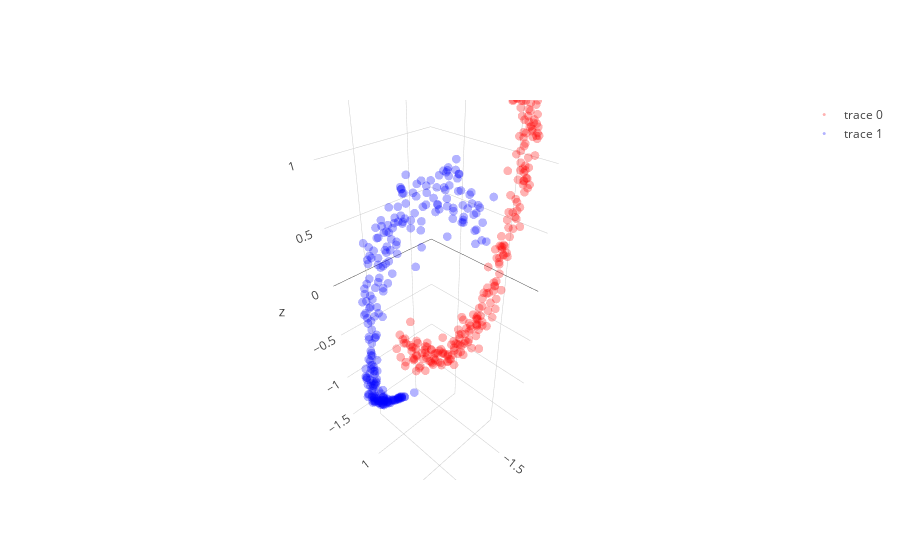

Write notebook code for a chart like this one.
### Code cell
# with all scale
expand_dim = 3
w1 = np.random.randn(2,expand_dim)
w2 = np.random.randn(expand_dim,1)
a  = np.ones(expand_dim); b = np.ones(expand_dim); c = np.zeros(expand_dim)
a = a/(np.sqrt(np.sum(a**2)))
b = b/(np.sqrt(np.sum(b**2)))

w1 = _sym_decorrelation(w1)
w2 = w2/(np.sqrt(np.sum(w2**2)))

temp_X = np.copy(X)
mini_batch_size = 10
for iter in range(2000):
    cum_loss = 0; temp_X   = shuffle(temp_X)
    
    for mini_batch in range(0,len(X),mini_batch_size):
        current_batch = temp_X[mini_batch:mini_batch+mini_batch_size]
        
        layer1 = current_batch @ w1
        layer1 = layer1  + (1/(iter+1))*np.random.randn(mini_batch_size,expand_dim)
        layer1a= a*g(b*layer1)+c
        layer1a= layer1a + (1/(iter+1))*np.random.randn(mini_batch_size,expand_dim)
        layer2 = layer1a       @ w2
        loss   = w2.T @ layer1a.T @ layer1a @ w2
        
        grad2 = -layer1a.T @ layer1a @ w2 
        grad1a= -layer1a@w2@w2.T
        grada = grad1a*g(b*layer1)
        gradb = grad1a*a*g_grad(b*layer1)*layer1
        gradc = grad1a
        grad1 = current_batch.T @(grad1a*a*g_grad(b*layer1)*b) - 2.5 * current_batch.T @ current_batch @ w1 

        w2 = w2 - 0.00000001  * grad2+ (1/(iter+1))*np.random.randn(expand_dim,1)
        a = a -   0.00009    * grada.mean(0)+ (1/(iter+1))*np.random.randn(expand_dim)
        b = b -   0.00009    * gradb.mean(0)+ (1/(iter+1))*np.random.randn(expand_dim)
        c = c -   0.000009   * gradc.mean(0) + (1/(iter+1))*np.random.randn(expand_dim)
        w1 = w1 - 0.00000001  * grad1+ (1/(iter+1))*np.random.randn(2,expand_dim)
        
        w1 = _sym_decorrelation(w1)
        w2 = w2/(np.sqrt(np.sum(w2**2)))
        
        a = (a-a.mean())/a.std()
        b = (b-b.mean())/b.std()
        c = (c-c.mean())/c.std()

        cum_loss      = cum_loss + loss.mean()
        
    if iter%500==0:print('Iter : ',iter," Loss: ",cum_loss)

# projection
projected_mine = (a*g(b*(X @ w1))+c) @ w2

plt.figure(figsize=(20,5))
plt.subplot(1, 3, 1)
plt.scatter(X[y==0, 0], X[y==0, 1], color='red', alpha=0.5)
plt.scatter(X[y==1, 0], X[y==1, 1], color='blue', alpha=0.5)
plt.quiver(X.mean(0)[0], X.mean(0)[1], evector[0,0],evector[0,1], color=['b'], scale=2.5)
plt.quiver(X.mean(0)[0], X.mean(0)[1], evector[1,0],evector[1,1], color=['g'], scale=2.5)

plt.subplot(1, 3, 2,projection='3d')
one_layer_project = (a*g(b*(X @ w1))+c)
plt.scatter(one_layer_project[:,0],one_layer_project[:,1],one_layer_project[:,2], color='red')

plt.subplot(1, 3, 3)
plt.scatter(projected_mine[y==0], np.zeros((len(projected_mine)//2)),  color='red', alpha=0.05)
plt.scatter(projected_mine[y==1], np.zeros((len(projected_mine)//2)), color='blue', alpha=0.05)
plt.show()

trace1 = go.Scatter3d(
    x=one_layer_project[y==0,0],
    y=one_layer_project[y==0,1],
    z=one_layer_project[y==0,2],
    mode='markers',
    line=dict(color='red',width=0.5),
    marker=dict(size=3,opacity=0.3)
)
trace2 = go.Scatter3d(
    x=one_layer_project[y==1,0],
    y=one_layer_project[y==1,1],
    z=one_layer_project[y==1,2],
    mode='markers',
    line=dict(color='blue',width=0.5),
    marker=dict(size=3,opacity=0.3)
)
data = [trace1,trace2]
fig  = go.Figure(data=data)
iplot(fig)

### Figure 1 — Plotly figure (JSON) as saved in the notebook; plotly's stock layout.template omitted (floating-point values rounded to 4 significant figures; data arrays with more than 128 entries replaced by an {"elided": "..."} marker saying what was removed)
{"data": [{"line": {"color": "red", "width": 0.5}, "marker": {"opacity": 0.3, "size": 3}, "mode": "markers", "type": "scatter3d", "uid": "802d0575-d68a-48fd-81bf-97e3a6adaa2f", "x": {"elided": "250 float values"}, "y": {"elided": "250 float values"}, "z": {"elided": "250 float values"}}, {"line": {"color": "blue", "width": 0.5}, "marker": {"opacity": 0.3, "size": 3}, "mode": "markers", "type": "scatter3d", "uid": "66f85cc7-e636-4c33-8464-62b9ff51468f", "x": {"elided": "250 float values"}, "y": {"elided": "250 float values"}, "z": {"elided": "250 float values"}}], "layout": {}}
